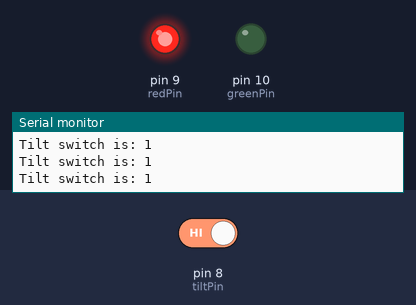
This sketch was run on a simulated Arduino Uno, built with avr-gcc and run on an emulated ATmega328P. On the bench: output pins drawn as LEDs (lit = HIGH), the last lines printed to the serial monitor. The inputs (shaded band) are chosen by the test bench; at power-on: pin 8 (tiltPin) HIGH.

Above: at 1.8 s.
1.9 s: pin 8 (tiltPin) driven LOW
At 3.6 s:
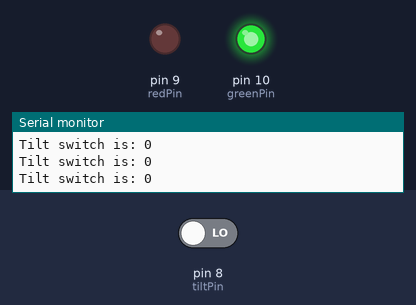
4.0 s: pin 8 (tiltPin) driven HIGH
At 5.2 s:
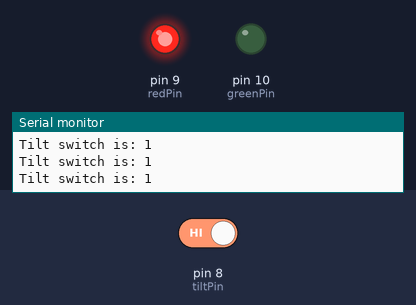
Timing chart, 0 to 7.0 s (numbered marks = the images above; inputs shaded):
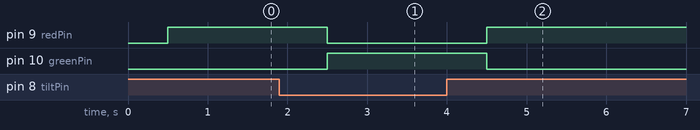

The sketch:

tilt_switch.ino
```cpp
int tiltPin=8;
int redPin=9;
int greenPin=10;
int tiltVal;
int dt=500;
void setup() {
  // put your setup code here, to run once:
  pinMode(tiltPin,INPUT);
  pinMode(redPin,OUTPUT);
  pinMode(greenPin,OUTPUT);
  digitalWrite(tiltPin,HIGH);
  Serial.begin(9600);

}

void loop() {
  // put your main code here, to run repeatedly:
  tiltVal=digitalRead(tiltPin);
  Serial.print("Tilt switch is: ");
  Serial.println(tiltVal);
  delay(dt);
  if(tiltVal==1){
    digitalWrite(redPin,HIGH);
    digitalWrite(greenPin,LOW);

  }
  if(tiltVal==0){
    digitalWrite(redPin,LOW);
    digitalWrite(greenPin,HIGH);
  }

}
```

Measured:
- after the input at 1.9 s, pin 9 (redPin): HIGH → LOW after 0.60 s; pin 10 (greenPin): LOW → HIGH after 0.60 s
- after the input at 4.0 s, pin 9 (redPin): LOW → HIGH after 0.50 s; pin 10 (greenPin): HIGH → LOW after 0.50 s
